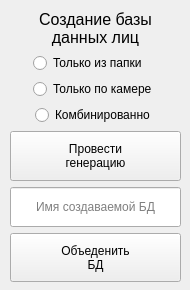
<?xml version="1.0" encoding="UTF-8"?>
<ui version="4.0">
 <class>Form</class>
 <widget class="QWidget" name="Form">
  <property name="geometry">
   <rect>
    <x>0</x>
    <y>0</y>
    <width>190</width>
    <height>290</height>
   </rect>
  </property>
  <property name="minimumSize">
   <size>
    <width>190</width>
    <height>290</height>
   </size>
  </property>
  <property name="windowTitle">
   <string>Form</string>
  </property>
  <widget class="QWidget" name="">
   <property name="geometry">
    <rect>
     <x>10</x>
     <y>10</y>
     <width>171</width>
     <height>272</height>
    </rect>
   </property>
   <layout class="QGridLayout" name="gridLayout">
    <item row="0" column="0">
     <widget class="QLabel" name="label_2">
      <property name="sizePolicy">
       <sizepolicy hsizetype="Preferred" vsizetype="Maximum">
        <horstretch>0</horstretch>
        <verstretch>0</verstretch>
       </sizepolicy>
      </property>
      <property name="font">
       <font>
        <pointsize>12</pointsize>
       </font>
      </property>
      <property name="text">
       <string>Создание базы
данных лиц</string>
      </property>
      <property name="alignment">
       <set>Qt::AlignmentFlag::AlignCenter</set>
      </property>
     </widget>
    </item>
    <item row="1" column="0">
     <layout class="QVBoxLayout" name="verticalLayout_2">
      <item>
       <layout class="QHBoxLayout" name="horizontalLayout">
        <item>
         <spacer name="horizontalSpacer">
          <property name="orientation">
           <enum>Qt::Orientation::Horizontal</enum>
          </property>
          <property name="sizeHint" stdset="0">
           <size>
            <width>30</width>
            <height>20</height>
           </size>
          </property>
         </spacer>
        </item>
        <item>
         <widget class="QRadioButton" name="rB_onlyFolder">
          <property name="sizePolicy">
           <sizepolicy hsizetype="Maximum" vsizetype="Fixed">
            <horstretch>0</horstretch>
            <verstretch>0</verstretch>
           </sizepolicy>
          </property>
          <property name="text">
           <string>Только из папки</string>
          </property>
         </widget>
        </item>
        <item>
         <spacer name="horizontalSpacer_2">
          <property name="orientation">
           <enum>Qt::Orientation::Horizontal</enum>
          </property>
          <property name="sizeHint" stdset="0">
           <size>
            <width>40</width>
            <height>20</height>
           </size>
          </property>
         </spacer>
        </item>
       </layout>
      </item>
      <item>
       <layout class="QHBoxLayout" name="horizontalLayout_2">
        <item>
         <spacer name="horizontalSpacer_3">
          <property name="orientation">
           <enum>Qt::Orientation::Horizontal</enum>
          </property>
          <property name="sizeHint" stdset="0">
           <size>
            <width>40</width>
            <height>20</height>
           </size>
          </property>
         </spacer>
        </item>
        <item>
         <widget class="QRadioButton" name="rB_onlyCam">
          <property name="sizePolicy">
           <sizepolicy hsizetype="MinimumExpanding" vsizetype="Fixed">
            <horstretch>0</horstretch>
            <verstretch>0</verstretch>
           </sizepolicy>
          </property>
          <property name="layoutDirection">
           <enum>Qt::LayoutDirection::LeftToRight</enum>
          </property>
          <property name="text">
           <string>Только по камере</string>
          </property>
         </widget>
        </item>
        <item>
         <spacer name="horizontalSpacer_4">
          <property name="orientation">
           <enum>Qt::Orientation::Horizontal</enum>
          </property>
          <property name="sizeHint" stdset="0">
           <size>
            <width>40</width>
            <height>20</height>
           </size>
          </property>
         </spacer>
        </item>
       </layout>
      </item>
      <item>
       <layout class="QHBoxLayout" name="horizontalLayout_3">
        <item>
         <spacer name="horizontalSpacer_5">
          <property name="orientation">
           <enum>Qt::Orientation::Horizontal</enum>
          </property>
          <property name="sizeHint" stdset="0">
           <size>
            <width>40</width>
            <height>20</height>
           </size>
          </property>
         </spacer>
        </item>
        <item>
         <widget class="QRadioButton" name="rB_mergeCombo">
          <property name="sizePolicy">
           <sizepolicy hsizetype="Maximum" vsizetype="Fixed">
            <horstretch>0</horstretch>
            <verstretch>0</verstretch>
           </sizepolicy>
          </property>
          <property name="layoutDirection">
           <enum>Qt::LayoutDirection::LeftToRight</enum>
          </property>
          <property name="text">
           <string>Комбинированно</string>
          </property>
         </widget>
        </item>
        <item>
         <spacer name="horizontalSpacer_6">
          <property name="orientation">
           <enum>Qt::Orientation::Horizontal</enum>
          </property>
          <property name="sizeHint" stdset="0">
           <size>
            <width>40</width>
            <height>20</height>
           </size>
          </property>
         </spacer>
        </item>
       </layout>
      </item>
     </layout>
    </item>
    <item row="2" column="0">
     <layout class="QVBoxLayout" name="verticalLayout">
      <item>
       <widget class="QPushButton" name="pB_genFaceDB">
        <property name="sizePolicy">
         <sizepolicy hsizetype="Minimum" vsizetype="Expanding">
          <horstretch>0</horstretch>
          <verstretch>0</verstretch>
         </sizepolicy>
        </property>
        <property name="text">
         <string>Провести
генерацию</string>
        </property>
       </widget>
      </item>
      <item>
       <widget class="QLineEdit" name="lE_nameDB">
        <property name="sizePolicy">
         <sizepolicy hsizetype="Expanding" vsizetype="Minimum">
          <horstretch>0</horstretch>
          <verstretch>0</verstretch>
         </sizepolicy>
        </property>
        <property name="minimumSize">
         <size>
          <width>0</width>
          <height>40</height>
         </size>
        </property>
        <property name="text">
         <string/>
        </property>
        <property name="frame">
         <bool>true</bool>
        </property>
        <property name="alignment">
         <set>Qt::AlignmentFlag::AlignCenter</set>
        </property>
        <property name="placeholderText">
         <string>Имя создаваемой БД</string>
        </property>
       </widget>
      </item>
      <item>
       <widget class="QPushButton" name="pB_mergeDB">
        <property name="sizePolicy">
         <sizepolicy hsizetype="Minimum" vsizetype="Expanding">
          <horstretch>0</horstretch>
          <verstretch>0</verstretch>
         </sizepolicy>
        </property>
        <property name="text">
         <string>Объеденить
БД</string>
        </property>
       </widget>
      </item>
     </layout>
    </item>
   </layout>
  </widget>
 </widget>
 <resources/>
 <connections/>
</ui>
